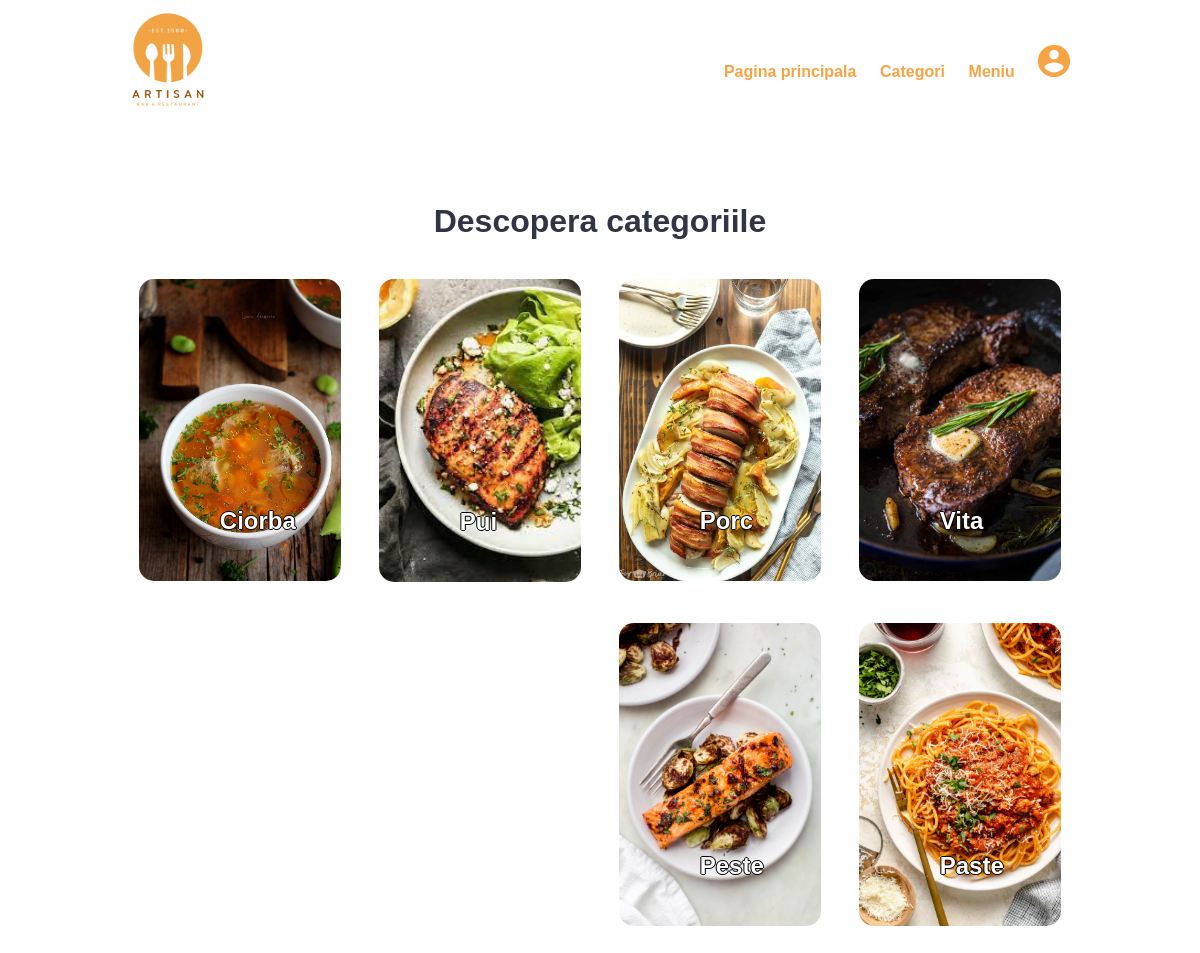
Page /categoryPage.php on the committed database.
### tables this page shows
CREATE TABLE `categories` (
  `Id` int(11) NOT NULL,
  `Title` varchar(255) NOT NULL,
  `Image_name` varchar(255) DEFAULT NULL
);

### categoryPage.php (the view, shortened to what this page needs)
<?php include('pageHeader.php'); ?>
<section class="categories">
    <div class="container">
        <h2 class="text-center">Descopera categoriile</h2>
        <?php
        $sql = "SELECT * FROM categories";
        $res = mysqli_query($mysqli, $sql);
        $count = mysqli_num_rows($res);
        if($count>0)
        {
            while($row=mysqli_fetch_assoc($res))
            {
                $id = $row['Id'];
                $title = $row['Title'];
                $image_name = $row['Image_name'];
                ?>
                <a href="<?php echo SITEURL; ?>categoryContainer.php?category_id=<?php echo $id; ?>">
                    <div class="box-4 float-container">
                        <?php
                        if($image_name=="")
                        {
                            echo "<div class='error'>Nu exista imagine</div>";
                        }
                        else
                        {
                            ?>
                            <img src="<?php echo SITEURL; ?>images/category/<?php echo $image_name; ?>" class="img-responsive img-curve">
                            <?php
                        }
                        ?>
                        <h3 class="text-border float-text text-white"><?php echo $title; ?></h3>
                    </div>
                </a>
                <?php
            }
        }
        else
        {
            echo "<div class='error'>Nu s-au gasit categoriile</div>";
        }
        ?>
    </div>
</section>

### pageHeader.php (shortened to what this page needs)
<!DOCTYPE html>
<html lang="en">
<head>
    <link rel="stylesheet" href="css/style.css">
</head>
<body>
<section class="navbar">
    <div class="container">
        <div class="logo">
            <a href="<?php echo SITEURL; ?>" title="Logo">
                <img src="images/logo.png" class="img-responsive">
            </a>
        </div>
        <div class="menu text-right">
            <ul>
                <li>
                    <a href="<?php echo SITEURL; ?>">Pagina principala</a>
                </li>
                <li>
                    <a href="<?php echo SITEURL; ?>categoryPage.php">Categori</a>
                </li>
                <li>
                    <a href="<?php echo SITEURL; ?>menuPage.php">Meniu</a>
                </li>
                <li>
                    <a href="<?php echo SITEURL; ?>userPage.php"><img src="<?php echo SITEURL; ?>images/user.png" alt="Sterge produs" class="user-icon"/></a>
                </li>
            </ul>
        </div>
    </div>
</section>

### css/style.css (style rules this page uses)
* { margin: 0 0; padding: 0 0; font-family: Arial, Helvetica, sans-serif; }
.container { width: 80%; margin: 0 auto; padding: 1%; }
.img-responsive { width: 100%; }
.img-curve { border-radius: 15px; }
.text-right { text-align: right; }
.text-center { text-align: center; }
.text-white { color: white; }
a { color: #f8a444; text-decoration: none; }
h2 { color: #2f3542; font-size: 2rem; margin-bottom: 2%; }
h3 { font-size: 1.5rem; }
.float-container { position: relative; }
.float-text { position: absolute; bottom: 50px; left: 40%; }
.logo { width: 10%; float: left; }
.menu { line-height: 100px; }
.menu ul { list-style-type: none; }
.menu ul li { display: inline-block; padding: 1%; font-weight: bold; }
.user-icon { width: 2rem; height: 2rem; }
.categories { padding: 4% 0; }
.box-4 { width: 21%; float: left; margin: 2%; }
.text-border { text-shadow: -1px 0 black, 0 1px black, 1px 0 black, 0 -1px black; }

### rows in the picture
categories: Image_name (picture), Title "Ciorba"
categories: Image_name (picture), Title "Pui"
categories: Image_name (picture), Title "Porc"
categories: Image_name (picture), Title "Vita"
categories: Image_name (picture), Title "Peste"
categories: Image_name (picture), Title "Paste"
